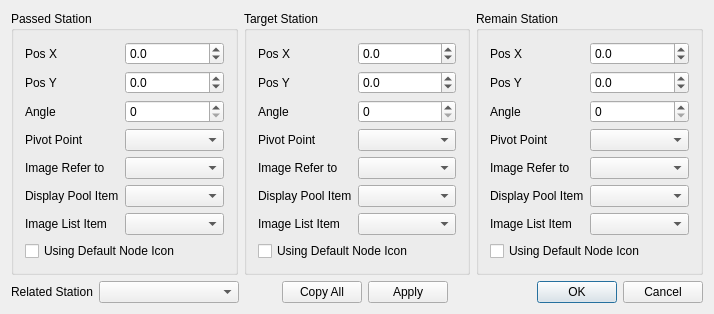
<?xml version="1.0" encoding="UTF-8"?>
<ui version="4.0">
 <class>NodePropertyDlg</class>
 <widget class="QDialog" name="NodePropertyDlg">
  <property name="geometry">
   <rect>
    <x>0</x>
    <y>0</y>
    <width>714</width>
    <height>285</height>
   </rect>
  </property>
  <property name="windowTitle">
   <string>Property</string>
  </property>
  <layout class="QVBoxLayout" name="verticalLayout_3" stretch="1,0">
   <item>
    <layout class="QHBoxLayout" name="horizontalLayout">
     <item>
      <widget class="QGroupBox" name="groupBox">
       <property name="title">
        <string>Passed Station</string>
       </property>
       <layout class="QGridLayout" name="gridLayout_2">
        <item row="0" column="0">
         <layout class="QGridLayout" name="gridLayout" columnstretch="0,1">
          <item row="6" column="1">
           <widget class="QIndexComboBox" name="comboImgListPool_P"/>
          </item>
          <item row="0" column="1">
           <widget class="QDoubleSpinBox" name="spPosX_P">
            <property name="decimals">
             <number>1</number>
            </property>
            <property name="minimum">
             <double>-9999.000000000000000</double>
            </property>
            <property name="maximum">
             <double>9999.000000000000000</double>
            </property>
           </widget>
          </item>
          <item row="0" column="0">
           <widget class="QLabel" name="label">
            <property name="text">
             <string>Pos X</string>
            </property>
            <property name="buddy">
             <cstring>spPosX_P</cstring>
            </property>
           </widget>
          </item>
          <item row="2" column="0">
           <widget class="QLabel" name="labelAngle_P">
            <property name="text">
             <string>Angle</string>
            </property>
            <property name="buddy">
             <cstring>spAngle_P</cstring>
            </property>
           </widget>
          </item>
          <item row="1" column="0">
           <widget class="QLabel" name="label_2">
            <property name="text">
             <string>Pos Y</string>
            </property>
            <property name="buddy">
             <cstring>spPosY_P</cstring>
            </property>
           </widget>
          </item>
          <item row="1" column="1">
           <widget class="QDoubleSpinBox" name="spPosY_P">
            <property name="decimals">
             <number>1</number>
            </property>
            <property name="minimum">
             <double>-9999.000000000000000</double>
            </property>
            <property name="maximum">
             <double>9999.000000000000000</double>
            </property>
           </widget>
          </item>
          <item row="3" column="1">
           <widget class="QComboBox" name="comboPivot_P"/>
          </item>
          <item row="4" column="1">
           <widget class="QComboBox" name="comboType_P"/>
          </item>
          <item row="3" column="0">
           <widget class="QLabel" name="label_5">
            <property name="text">
             <string>Pivot Point</string>
            </property>
            <property name="buddy">
             <cstring>comboPivot_P</cstring>
            </property>
           </widget>
          </item>
          <item row="4" column="0">
           <widget class="QLabel" name="label_4">
            <property name="text">
             <string>Image Refer to</string>
            </property>
            <property name="buddy">
             <cstring>comboType_P</cstring>
            </property>
           </widget>
          </item>
          <item row="2" column="1">
           <widget class="QDoubleSpinBox" name="spAngle_P">
            <property name="decimals">
             <number>0</number>
            </property>
            <property name="maximum">
             <double>360.000000000000000</double>
            </property>
           </widget>
          </item>
          <item row="6" column="0">
           <widget class="QLabel" name="label_22">
            <property name="text">
             <string>Image List Item</string>
            </property>
            <property name="buddy">
             <cstring>comboImgListPool_P</cstring>
            </property>
           </widget>
          </item>
          <item row="5" column="1">
           <widget class="QIndexComboBox" name="comboDisplayPool_P"/>
          </item>
          <item row="5" column="0">
           <widget class="QLabel" name="label_6">
            <property name="text">
             <string>Display Pool Item</string>
            </property>
            <property name="buddy">
             <cstring>comboDisplayPool_P</cstring>
            </property>
           </widget>
          </item>
          <item row="7" column="0" colspan="2">
           <widget class="QCheckBox" name="chkUseDefaultSpot_P">
            <property name="text">
             <string>Using Default Node Icon</string>
            </property>
           </widget>
          </item>
         </layout>
        </item>
       </layout>
      </widget>
     </item>
     <item>
      <widget class="QGroupBox" name="groupBox_2">
       <property name="title">
        <string>Target Station</string>
       </property>
       <layout class="QGridLayout" name="gridLayout_3">
        <item row="0" column="0">
         <layout class="QGridLayout" name="gridLayout_4" columnstretch="0,1">
          <item row="0" column="0">
           <widget class="QLabel" name="label_7">
            <property name="text">
             <string>Pos X</string>
            </property>
            <property name="buddy">
             <cstring>spPosX_T</cstring>
            </property>
           </widget>
          </item>
          <item row="0" column="1">
           <widget class="QDoubleSpinBox" name="spPosX_T">
            <property name="decimals">
             <number>1</number>
            </property>
            <property name="minimum">
             <double>-9999.000000000000000</double>
            </property>
            <property name="maximum">
             <double>9999.000000000000000</double>
            </property>
           </widget>
          </item>
          <item row="1" column="1">
           <widget class="QDoubleSpinBox" name="spPosY_T">
            <property name="decimals">
             <number>1</number>
            </property>
            <property name="minimum">
             <double>-9999.000000000000000</double>
            </property>
            <property name="maximum">
             <double>9999.000000000000000</double>
            </property>
           </widget>
          </item>
          <item row="2" column="0">
           <widget class="QLabel" name="labelAngle_T">
            <property name="text">
             <string>Angle</string>
            </property>
            <property name="buddy">
             <cstring>spAngle_T</cstring>
            </property>
           </widget>
          </item>
          <item row="1" column="0">
           <widget class="QLabel" name="label_8">
            <property name="text">
             <string>Pos Y</string>
            </property>
            <property name="buddy">
             <cstring>spPosY_T</cstring>
            </property>
           </widget>
          </item>
          <item row="4" column="1">
           <widget class="QComboBox" name="comboType_T"/>
          </item>
          <item row="3" column="0">
           <widget class="QLabel" name="label_10">
            <property name="text">
             <string>Pivot Point</string>
            </property>
            <property name="buddy">
             <cstring>comboPivot_T</cstring>
            </property>
           </widget>
          </item>
          <item row="3" column="1">
           <widget class="QComboBox" name="comboPivot_T"/>
          </item>
          <item row="4" column="0">
           <widget class="QLabel" name="label_11">
            <property name="text">
             <string>Image Refer to</string>
            </property>
            <property name="buddy">
             <cstring>comboType_T</cstring>
            </property>
           </widget>
          </item>
          <item row="2" column="1">
           <widget class="QDoubleSpinBox" name="spAngle_T">
            <property name="decimals">
             <number>0</number>
            </property>
            <property name="maximum">
             <double>360.000000000000000</double>
            </property>
           </widget>
          </item>
          <item row="6" column="0">
           <widget class="QLabel" name="label_23">
            <property name="text">
             <string>Image List Item</string>
            </property>
            <property name="buddy">
             <cstring>comboImgListPool_T</cstring>
            </property>
           </widget>
          </item>
          <item row="6" column="1">
           <widget class="QIndexComboBox" name="comboImgListPool_T"/>
          </item>
          <item row="5" column="1">
           <widget class="QIndexComboBox" name="comboDisplayPool_T"/>
          </item>
          <item row="5" column="0">
           <widget class="QLabel" name="label_12">
            <property name="text">
             <string>Display Pool Item</string>
            </property>
            <property name="buddy">
             <cstring>comboDisplayPool_T</cstring>
            </property>
           </widget>
          </item>
          <item row="7" column="0" colspan="2">
           <widget class="QCheckBox" name="chkUseDefaultSpot_T">
            <property name="text">
             <string>Using Default Node Icon</string>
            </property>
           </widget>
          </item>
         </layout>
        </item>
       </layout>
      </widget>
     </item>
     <item>
      <widget class="QGroupBox" name="groupBox_3">
       <property name="title">
        <string>Remain Station</string>
       </property>
       <layout class="QGridLayout" name="gridLayout_5">
        <item row="0" column="0">
         <layout class="QGridLayout" name="gridLayout_6" columnstretch="0,1">
          <item row="6" column="1">
           <widget class="QIndexComboBox" name="comboImgListPool_R"/>
          </item>
          <item row="5" column="1">
           <widget class="QIndexComboBox" name="comboDisplayPool_R"/>
          </item>
          <item row="6" column="0">
           <widget class="QLabel" name="label_24">
            <property name="text">
             <string>Image List Item</string>
            </property>
            <property name="buddy">
             <cstring>comboImgListPool_R</cstring>
            </property>
           </widget>
          </item>
          <item row="0" column="1">
           <widget class="QDoubleSpinBox" name="spPosX_R">
            <property name="decimals">
             <number>1</number>
            </property>
            <property name="minimum">
             <double>-9999.000000000000000</double>
            </property>
            <property name="maximum">
             <double>9999.000000000000000</double>
            </property>
           </widget>
          </item>
          <item row="1" column="0">
           <widget class="QLabel" name="label_14">
            <property name="text">
             <string>Pos Y</string>
            </property>
            <property name="buddy">
             <cstring>spPosY_R</cstring>
            </property>
           </widget>
          </item>
          <item row="0" column="0">
           <widget class="QLabel" name="label_13">
            <property name="text">
             <string>Pos X</string>
            </property>
            <property name="buddy">
             <cstring>spPosX_R</cstring>
            </property>
           </widget>
          </item>
          <item row="1" column="1">
           <widget class="QDoubleSpinBox" name="spPosY_R">
            <property name="decimals">
             <number>1</number>
            </property>
            <property name="minimum">
             <double>-9999.000000000000000</double>
            </property>
            <property name="maximum">
             <double>9999.000000000000000</double>
            </property>
           </widget>
          </item>
          <item row="3" column="0">
           <widget class="QLabel" name="label_16">
            <property name="text">
             <string>Pivot Point</string>
            </property>
            <property name="buddy">
             <cstring>comboPivot_R</cstring>
            </property>
           </widget>
          </item>
          <item row="2" column="1">
           <widget class="QDoubleSpinBox" name="spAngle_R">
            <property name="decimals">
             <number>0</number>
            </property>
            <property name="maximum">
             <double>360.000000000000000</double>
            </property>
           </widget>
          </item>
          <item row="2" column="0">
           <widget class="QLabel" name="labelAngle_R">
            <property name="text">
             <string>Angle</string>
            </property>
            <property name="buddy">
             <cstring>spAngle_R</cstring>
            </property>
           </widget>
          </item>
          <item row="3" column="1">
           <widget class="QComboBox" name="comboPivot_R"/>
          </item>
          <item row="4" column="1">
           <widget class="QComboBox" name="comboType_R"/>
          </item>
          <item row="4" column="0">
           <widget class="QLabel" name="label_17">
            <property name="text">
             <string>Image Refer to</string>
            </property>
            <property name="buddy">
             <cstring>comboType_R</cstring>
            </property>
           </widget>
          </item>
          <item row="5" column="0">
           <widget class="QLabel" name="label_18">
            <property name="text">
             <string>Display Pool Item</string>
            </property>
            <property name="buddy">
             <cstring>comboDisplayPool_R</cstring>
            </property>
           </widget>
          </item>
          <item row="7" column="0" colspan="2">
           <widget class="QCheckBox" name="chkUseDefaultSpot_R">
            <property name="text">
             <string>Using Default Node Icon</string>
            </property>
           </widget>
          </item>
         </layout>
        </item>
       </layout>
      </widget>
     </item>
    </layout>
   </item>
   <item>
    <layout class="QHBoxLayout" name="horizontalLayout_21" stretch="0,1,0,3">
     <item>
      <widget class="QLabel" name="labelStationInfo">
       <property name="text">
        <string>Related Station</string>
       </property>
       <property name="buddy">
        <cstring>comboStationInfo</cstring>
       </property>
      </widget>
     </item>
     <item>
      <widget class="QIndexComboBox" name="comboStationInfo"/>
     </item>
     <item>
      <spacer name="horizontalSpacer_2">
       <property name="orientation">
        <enum>Qt::Horizontal</enum>
       </property>
       <property name="sizeHint" stdset="0">
        <size>
         <width>37</width>
         <height>17</height>
        </size>
       </property>
      </spacer>
     </item>
     <item>
      <layout class="QHBoxLayout" name="horizontalLayout_14">
       <item>
        <widget class="QPushButton" name="btnCopyAll">
         <property name="text">
          <string>Copy All</string>
         </property>
        </widget>
       </item>
       <item>
        <widget class="QPushButton" name="btnApply">
         <property name="text">
          <string>Apply</string>
         </property>
        </widget>
       </item>
       <item>
        <spacer name="horizontalSpacer">
         <property name="orientation">
          <enum>Qt::Horizontal</enum>
         </property>
         <property name="sizeHint" stdset="0">
          <size>
           <width>40</width>
           <height>20</height>
          </size>
         </property>
        </spacer>
       </item>
       <item>
        <widget class="QDialogButtonBox" name="buttonBox">
         <property name="standardButtons">
          <set>QDialogButtonBox::Cancel|QDialogButtonBox::Ok</set>
         </property>
        </widget>
       </item>
      </layout>
     </item>
    </layout>
   </item>
  </layout>
 </widget>
 <layoutdefault spacing="6" margin="11"/>
 <customwidgets>
  <customwidget>
   <class>QIndexComboBox</class>
   <extends>QComboBox</extends>
   <header>qindexcombobox.h</header>
  </customwidget>
 </customwidgets>
 <tabstops>
  <tabstop>spPosX_P</tabstop>
  <tabstop>spPosY_P</tabstop>
  <tabstop>spAngle_P</tabstop>
  <tabstop>comboPivot_P</tabstop>
  <tabstop>comboType_P</tabstop>
  <tabstop>comboDisplayPool_P</tabstop>
  <tabstop>comboImgListPool_P</tabstop>
  <tabstop>chkUseDefaultSpot_P</tabstop>
  <tabstop>spPosX_T</tabstop>
  <tabstop>spPosY_T</tabstop>
  <tabstop>spAngle_T</tabstop>
  <tabstop>comboPivot_T</tabstop>
  <tabstop>comboType_T</tabstop>
  <tabstop>comboDisplayPool_T</tabstop>
  <tabstop>comboImgListPool_T</tabstop>
  <tabstop>chkUseDefaultSpot_T</tabstop>
  <tabstop>spPosX_R</tabstop>
  <tabstop>spPosY_R</tabstop>
  <tabstop>spAngle_R</tabstop>
  <tabstop>comboPivot_R</tabstop>
  <tabstop>comboType_R</tabstop>
  <tabstop>comboDisplayPool_R</tabstop>
  <tabstop>comboImgListPool_R</tabstop>
  <tabstop>chkUseDefaultSpot_R</tabstop>
  <tabstop>comboStationInfo</tabstop>
  <tabstop>btnCopyAll</tabstop>
  <tabstop>btnApply</tabstop>
 </tabstops>
 <resources/>
 <connections/>
</ui>
